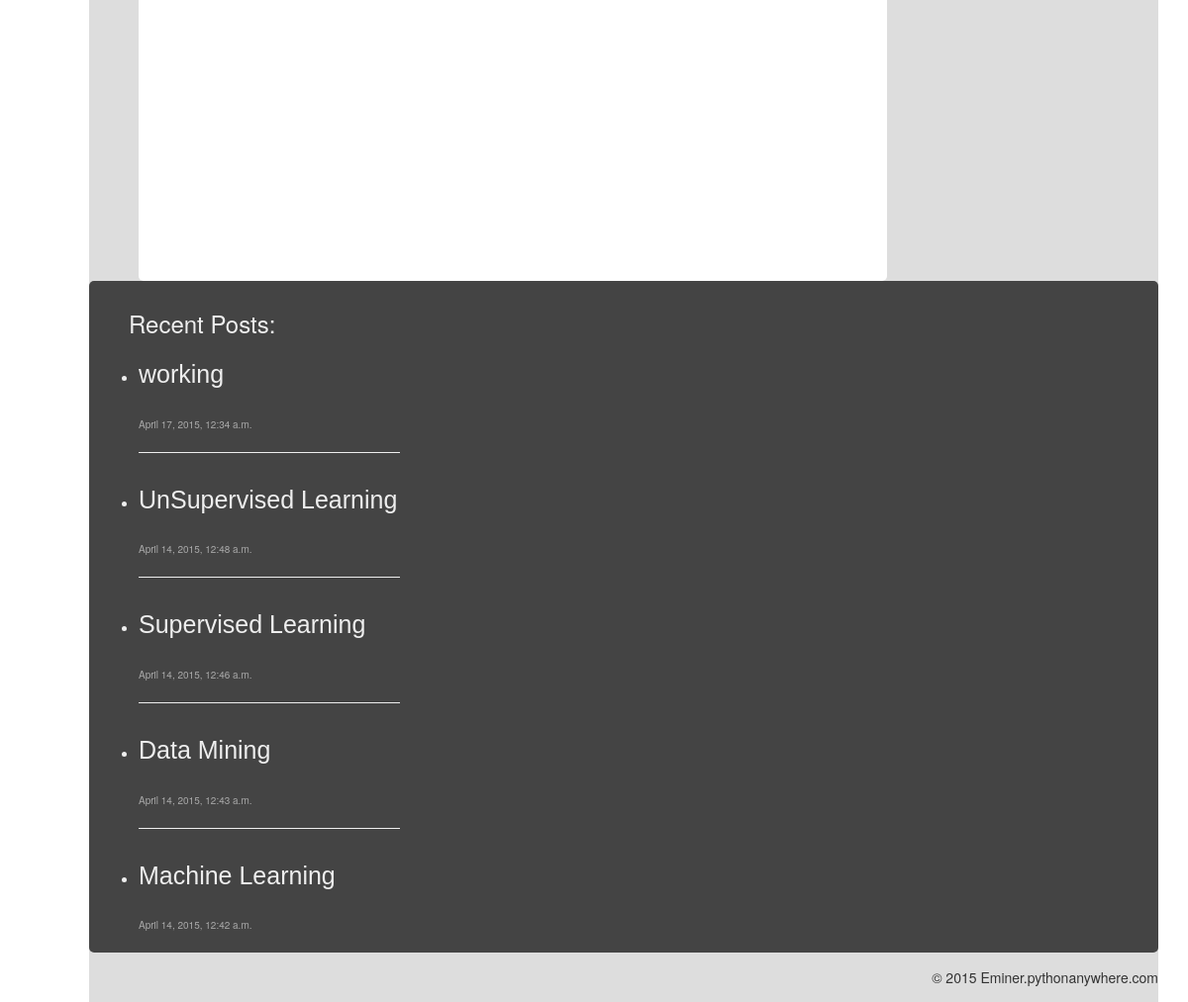
Page /blog/addtag/ (signed in, lower part) on the earlier database version.
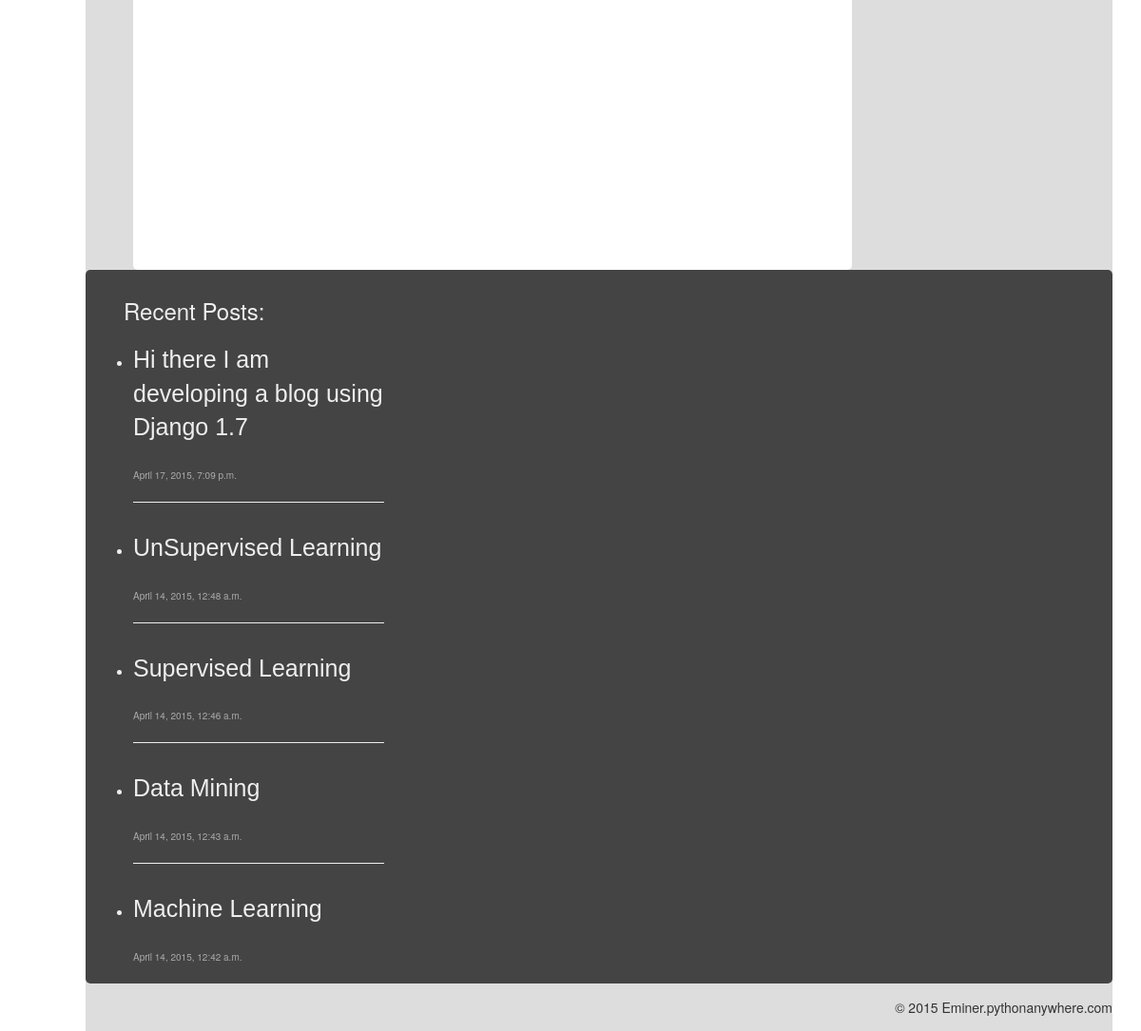
Same page on the later database version.
### eminer/models.py (models this page shows, shortened)
class NewEntry(models.Model):
    title = models.CharField(max_length=200,)
    body = MarkdownField()
    published = models.BooleanField(default=False)
    posted = models.DateTimeField(auto_now_add=True)
    modified = models.DateTimeField(auto_now=True)
    slug = models.SlugField(max_length = 200,)
    tag = models.ManyToManyField(Tag, null=False)

### eminer/views.py (the view)
@login_required
def AddTag(request):
    recent = NewEntry.objects.order_by('-posted')[:5]
    if request.method == 'POST':
        form = TagForm(request.POST)
        if form.is_valid():
            post = form.save(commit = True)
            post.save()
            return AddPost(request)
        else:
            print form.errors
    else:
        form = TagForm()
    return render(request, 'eminer/add_tag.html',{'form':form,'recent':recent})

### templates/eminer/add_tag.html (shortened to what this page needs)
{% extends 'eminer/base.html' %}
{% load crispy_forms_tags %}
{% load django_markdown %}

### templates/eminer/base.html (shortened to what this page needs)
<!DOCTYPE html>
{% load static %}
{% load django_markdown %}
<html>
<head>
    <link rel='stylesheet' type='text/css' href="{% static 'css/base.css' %}"/>
    <link rel="stylesheet" href="http://maxcdn.bootstrapcdn.com/bootstrap/3.3.4/css/bootstrap.min.css">
</head>
<body>
    <br/>
    <div class='index_view'>
        <div>
        <div class='post_view'><div class='index_html'>{% block index_view %}{% endblock %}</div></div>
    </div>
    <div class='footer_view'>
        <div class='recent_posts'>
            <h3 style='padding-left:30px;'>Recent Posts:</h3>
            {% if recent %}
            <ul>
            {% for post in recent %}
                <li><a href="/blog/{{ post.slug }}/">{{ post.title }}</a></li><br/><span style='font-size:10px;color:#aaa;'>{{ post.posted }}</span>{% if not forloop.last %}<hr style='color:#222;'/>{% endif %}
            {% endfor %}
             </ul>
            {% endif %}
        </div>
        </div>
    <div class='copy_view'>
        <span style='position:relative;top:15px;float:right;'>&copy 2015 Eminer.pythonanywhere.com</span>
        </div>
</div>
</body>
</html>

Differences in the rows shown:
removed NewEntry: title "working", posted "April 17, 2015, 12:34 a.m."
added NewEntry: title "Hi there I am developing a blog using Django 1.7", posted "April 17, 2015, 7:09 p.m."
